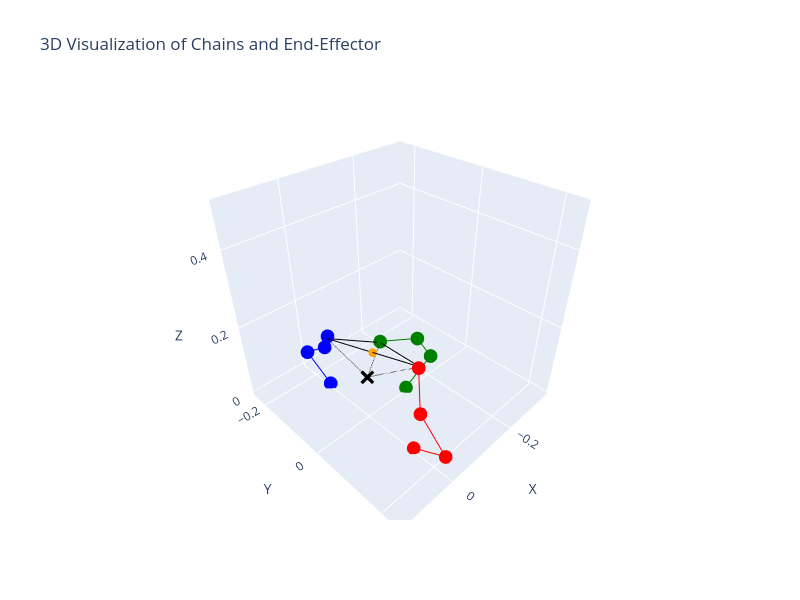

Notebook code for this chart:
### Code cell
# Run Forward Kinematics
target_joint_angles = jnp.array([jnp.deg2rad(30), jnp.deg2rad(150), jnp.deg2rad(150), jnp.deg2rad(270)])
num_runs = 1000

# The num_runs variable is defined in the cell above
print(f"Running Forward Kinematics {num_runs} times for timing...")
start_time = timeit.default_timer()
for _ in range(num_runs):
    fk_params, loss = forward_kinematics(target_joint_angles,x0=fk_x0, learning_rate=0.3)
fk_params.block_until_ready() # Block until the last computation is finished
end_time = timeit.default_timer()

total_time = end_time - start_time
print(f"Total FK execution time for {num_runs} runs: {total_time:.4f} seconds")
print(f"Average execution time per run: {total_time / num_runs:.6f} seconds")

# Extract results
fk_pose = fk_params[:4]
fk_passive_params = fk_params[4:]

#fk_pose = fk_x0[:4]
#fk_passive_params = fk_x0[4:]

# Print results
print("Resulting Pose (alpha(deg), beta(deg), gamma(deg), z(m)):", jnp.rad2deg(fk_pose[:3]), fk_pose[3])
print("Resulting Passive Parameters (degrees):", jnp.rad2deg(fk_passive_params))
print(f"Final loss: {loss:.6f}")

visualize_robot(*fk_pose, *target_joint_angles, *fk_passive_params)

### Figure 1 — Plotly figure (JSON) as saved in the notebook; plotly's stock layout.template omitted (floating-point values rounded to 4 significant figures)
{"data": [{"line": {"color": "red"}, "mode": "lines+markers", "name": "Chain 1", "type": "scatter3d", "x": [0, 0, 0, -0.06296], "y": [0.141, 0.2276, 0.1569, 0.09189], "z": [0, 0.05, 0.1208, 0.1632]}, {"line": {"color": "green"}, "mode": "lines+markers", "name": "Chain 2", "type": "scatter3d", "x": [-0.12, -0.2066, -0.1566, -0.06477], "y": [0, 0, 0, -0.02739], "z": [0, 0.05, 0.1366, 0.1652]}, {"line": {"color": "blue"}, "mode": "lines+markers", "name": "Chain 3", "type": "scatter3d", "x": [0, 0, 0, 0.02589], "y": [-0.141, -0.2276, -0.15, -0.09633], "z": [0, 0.05, 0.113, 0.1934]}, {"marker": {"color": "black", "size": 5, "symbol": "x"}, "mode": "markers", "name": "A", "type": "scatter3d", "x": [0], "y": [0], "z": [0.1166]}, {"marker": {"color": "red", "size": 5}, "mode": "markers", "name": "E1", "type": "scatter3d", "x": [-0.06722], "y": [0.09111], "z": [0.1633]}, {"marker": {"color": "green", "size": 5}, "mode": "markers", "name": "E2", "type": "scatter3d", "x": [-0.06483], "y": [-0.02739], "z": [0.1618]}, {"marker": {"color": "blue", "size": 5}, "mode": "markers", "name": "E3", "type": "scatter3d", "x": [0.02947], "y": [-0.09335], "z": [0.1902]}, {"marker": {"color": "orange", "size": 5}, "mode": "markers", "name": "E_o", "type": "scatter3d", "x": [-0.01888], "y": [-0.001119], "z": [0.1767]}, {"line": {"color": "black", "dash": "solid"}, "mode": "lines", "name": "Edge 1", "showlegend": false, "type": "scatter3d", "x": [-0.06722, -0.06483], "y": [0.09111, -0.02739], "z": [0.1633, 0.1618]}, {"line": {"color": "black", "dash": "solid"}, "mode": "lines", "name": "Edge 2", "showlegend": false, "type": "scatter3d", "x": [-0.06483, 0.02947], "y": [-0.02739, -0.09335], "z": [0.1618, 0.1902]}, {"line": {"color": "black", "dash": "solid"}, "mode": "lines", "name": "Edge 3", "showlegend": false, "type": "scatter3d", "x": [0.02947, -0.06722], "y": [-0.09335, 0.09111], "z": [0.1902, 0.1633]}, {"line": {"color": "black", "dash": "dash"}, "mode": "lines", "name": "A to E1", "type": "scatter3d", "x": [0, -0.06722], "y": [0, 0.09111], "z": [0.1166, 0.1633]}, {"line": {"color": "black", "dash": "dash"}, "mode": "lines", "name": "A to E2", "type": "scatter3d", "x": [0, -0.06483], "y": [0, -0.02739], "z": [0.1166, 0.1618]}, {"line": {"color": "black", "dash": "dash"}, "mode": "lines", "name": "A to E3", "type": "scatter3d", "x": [0, 0.02947], "y": [0, -0.09335], "z": [0.1166, 0.1902]}], "layout": {"height": 600, "scene": {"aspectmode": "manual", "aspectratio": {"x": 1, "y": 1, "z": 1}, "xaxis": {"range": [-0.35, 0.15], "title": {"text": "X"}}, "yaxis": {"range": [-0.25, 0.25], "title": {"text": "Y"}}, "zaxis": {"range": [-0.01, 0.51], "title": {"text": "Z"}}}, "showlegend": false, "title": {"text": "3D Visualization of Chains and End-Effector"}, "width": 800}}
